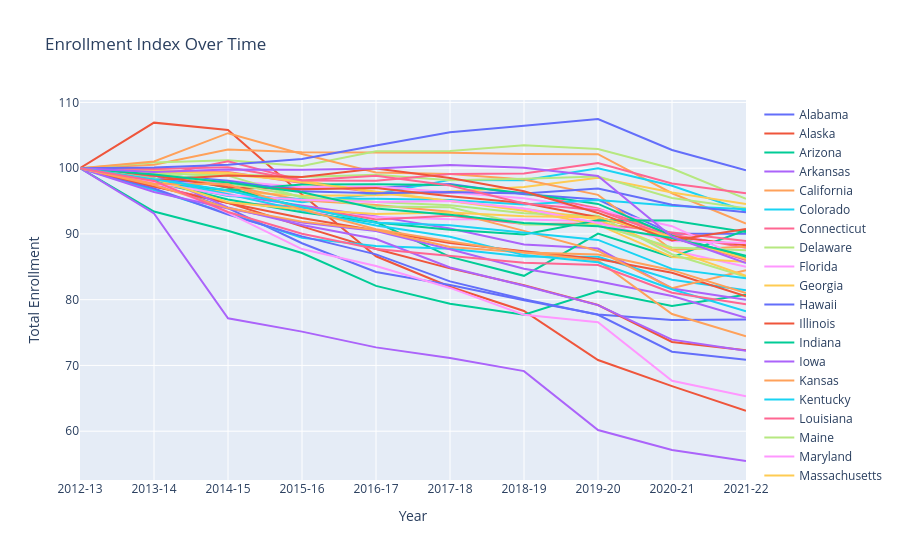

Notebook cell for this chart:
### Code cell
## Negative Enrollment Trend
fig = go.Figure()

for state in states:
    if state not in ['District of Columbia', 'Idaho', 'New Hampshire', 'Utah']:
        fig.add_trace(go.Scatter(x=state_trends[state_trends['State'] == state]['Year'], y=state_trends[state_trends['State'] == state]['enrollment_index'], mode='lines', name=state))

fig.update_layout(title='Enrollment Index Over Time', xaxis_title='Year', yaxis_title='Total Enrollment')
fig.show()
